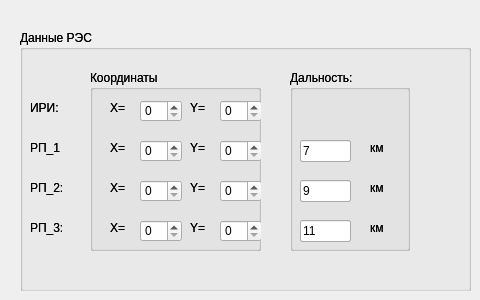
        <widget class="QWidget" name="page_6">
         <widget class="QGroupBox" name="groupBox_11">
          <property name="geometry">
           <rect>
            <x>20</x>
            <y>30</y>
            <width>451</width>
            <height>261</height>
           </rect>
          </property>
          <property name="title">
           <string>Данные РЭС</string>
          </property>
          <widget class="QLabel" name="label_60">
           <property name="geometry">
            <rect>
             <x>10</x>
             <y>70</y>
             <width>55</width>
             <height>16</height>
            </rect>
           </property>
           <property name="text">
            <string>ИРИ:</string>
           </property>
          </widget>
          <widget class="QLabel" name="label_61">
           <property name="geometry">
            <rect>
             <x>10</x>
             <y>110</y>
             <width>51</width>
             <height>16</height>
            </rect>
           </property>
           <property name="text">
            <string>PП_1</string>
           </property>
          </widget>
          <widget class="QLabel" name="label_62">
           <property name="geometry">
            <rect>
             <x>10</x>
             <y>150</y>
             <width>51</width>
             <height>16</height>
            </rect>
           </property>
           <property name="text">
            <string>РП_2:</string>
           </property>
          </widget>
          <widget class="QLabel" name="label_82">
           <property name="geometry">
            <rect>
             <x>10</x>
             <y>190</y>
             <width>51</width>
             <height>16</height>
            </rect>
           </property>
           <property name="text">
            <string>РП_3:</string>
           </property>
          </widget>
          <widget class="QGroupBox" name="groupBox_16">
           <property name="geometry">
            <rect>
             <x>270</x>
             <y>40</y>
             <width>120</width>
             <height>181</height>
            </rect>
           </property>
           <property name="title">
            <string>Дальность:</string>
           </property>
           <widget class="QLabel" name="label_84">
            <property name="geometry">
             <rect>
              <x>80</x>
              <y>70</y>
              <width>31</width>
              <height>16</height>
             </rect>
            </property>
            <property name="text">
             <string>км</string>
            </property>
           </widget>
           <widget class="QLabel" name="label_86">
            <property name="geometry">
             <rect>
              <x>80</x>
              <y>110</y>
              <width>31</width>
              <height>16</height>
             </rect>
            </property>
            <property name="text">
             <string>км</string>
            </property>
           </widget>
           <widget class="QLabel" name="label_87">
            <property name="geometry">
             <rect>
              <x>80</x>
              <y>150</y>
              <width>31</width>
              <height>16</height>
             </rect>
            </property>
            <property name="text">
             <string>км</string>
            </property>
           </widget>
           <widget class="QLineEdit" name="lineEdit_16">
            <property name="geometry">
             <rect>
              <x>10</x>
              <y>70</y>
              <width>51</width>
              <height>22</height>
             </rect>
            </property>
            <property name="text">
             <string>7</string>
            </property>
           </widget>
           <widget class="QLineEdit" name="lineEdit_19">
            <property name="geometry">
             <rect>
              <x>10</x>
              <y>110</y>
              <width>51</width>
              <height>22</height>
             </rect>
            </property>
            <property name="text">
             <string>9</string>
            </property>
           </widget>
           <widget class="QLineEdit" name="lineEdit_20">
            <property name="geometry">
             <rect>
              <x>10</x>
              <y>150</y>
              <width>51</width>
              <height>22</height>
             </rect>
            </property>
            <property name="text">
             <string>11</string>
            </property>
           </widget>
          </widget>
          <widget class="QGroupBox" name="groupBox_17">
           <property name="geometry">
            <rect>
             <x>70</x>
             <y>40</y>
             <width>171</width>
             <height>181</height>
            </rect>
           </property>
           <property name="title">
            <string>Координаты</string>
           </property>
           <widget class="QLabel" name="label_88">
            <property name="geometry">
             <rect>
              <x>20</x>
              <y>30</y>
              <width>55</width>
              <height>16</height>
             </rect>
            </property>
            <property name="text">
             <string>X=</string>
            </property>
            <property name="buddy">
             <cstring>spinBox_36</cstring>
            </property>
           </widget>
           <widget class="QSpinBox" name="spinBox_53">
            <property name="geometry">
             <rect>
              <x>50</x>
              <y>150</y>
              <width>42</width>
              <height>22</height>
             </rect>
            </property>
           </widget>
           <widget class="QSpinBox" name="spinBox_55">
            <property name="geometry">
             <rect>
              <x>50</x>
              <y>70</y>
              <width>42</width>
              <height>22</height>
             </rect>
            </property>
           </widget>
           <widget class="QLabel" name="label_89">
            <property name="geometry">
             <rect>
              <x>20</x>
              <y>70</y>
              <width>21</width>
              <height>16</height>
             </rect>
            </property>
            <property name="text">
             <string>X=</string>
            </property>
            <property name="buddy">
             <cstring>spinBox_30</cstring>
            </property>
           </widget>
           <widget class="QLabel" name="label_90">
            <property name="geometry">
             <rect>
              <x>20</x>
              <y>150</y>
              <width>21</width>
              <height>16</height>
             </rect>
            </property>
            <property name="text">
             <string>X=</string>
            </property>
            <property name="buddy">
             <cstring>spinBox_29</cstring>
            </property>
           </widget>
           <widget class="QLabel" name="label_91">
            <property name="geometry">
             <rect>
              <x>100</x>
              <y>150</y>
              <width>55</width>
              <height>16</height>
             </rect>
            </property>
            <property name="text">
             <string>Y=</string>
            </property>
            <property name="buddy">
             <cstring>spinBox_34</cstring>
            </property>
           </widget>
           <widget class="QSpinBox" name="spinBox_58">
            <property name="geometry">
             <rect>
              <x>50</x>
              <y>110</y>
              <width>42</width>
              <height>22</height>
             </rect>
            </property>
           </widget>
           <widget class="QLabel" name="label_92">
            <property name="geometry">
             <rect>
              <x>20</x>
              <y>110</y>
              <width>21</width>
              <height>16</height>
             </rect>
            </property>
            <property name="text">
             <string>X=</string>
            </property>
            <property name="buddy">
             <cstring>spinBox_31</cstring>
            </property>
           </widget>
           <widget class="QSpinBox" name="spinBox_59">
            <property name="geometry">
             <rect>
              <x>130</x>
              <y>70</y>
              <width>42</width>
              <height>22</height>
             </rect>
            </property>
           </widget>
           <widget class="QSpinBox" name="spinBox_61">
            <property name="geometry">
             <rect>
              <x>130</x>
              <y>30</y>
              <width>42</width>
              <height>22</height>
             </rect>
            </property>
           </widget>
           <widget class="QLabel" name="label_93">
            <property name="geometry">
             <rect>
              <x>100</x>
              <y>70</y>
              <width>51</width>
              <height>16</height>
             </rect>
            </property>
            <property name="text">
             <string>Y=</string>
            </property>
            <property name="buddy">
             <cstring>spinBox_32</cstring>
            </property>
           </widget>
           <widget class="QSpinBox" name="spinBox_62">
            <property name="geometry">
             <rect>
              <x>130</x>
              <y>150</y>
              <width>42</width>
              <height>22</height>
             </rect>
            </property>
           </widget>
           <widget class="QSpinBox" name="spinBox_63">
            <property name="geometry">
             <rect>
              <x>130</x>
              <y>110</y>
              <width>42</width>
              <height>22</height>
             </rect>
            </property>
           </widget>
           <widget class="QLabel" name="label_94">
            <property name="geometry">
             <rect>
              <x>100</x>
              <y>110</y>
              <width>55</width>
              <height>16</height>
             </rect>
            </property>
            <property name="text">
             <string>Y=</string>
            </property>
            <property name="buddy">
             <cstring>spinBox_35</cstring>
            </property>
           </widget>
           <widget class="QLabel" name="label_95">
            <property name="geometry">
             <rect>
              <x>100</x>
              <y>30</y>
              <width>55</width>
              <height>16</height>
             </rect>
            </property>
            <property name="text">
             <string>Y=</string>
            </property>
            <property name="buddy">
             <cstring>spinBox_33</cstring>
            </property>
           </widget>
           <widget class="QSpinBox" name="spinBox_64">
            <property name="geometry">
             <rect>
              <x>50</x>
              <y>30</y>
              <width>42</width>
              <height>22</height>
             </rect>
            </property>
           </widget>
          </widget>
          <widget class="QGroupBox" name="groupBox_18">
           <property name="geometry">
            <rect>
             <x>0</x>
             <y>0</y>
             <width>451</width>
             <height>321</height>
            </rect>
           </property>
           <property name="title">
            <string>Данные РЭС</string>
           </property>
           <widget class="QLabel" name="label_96">
            <property name="geometry">
             <rect>
              <x>10</x>
              <y>70</y>
              <width>55</width>
              <height>16</height>
             </rect>
            </property>
            <property name="text">
             <string>ИРИ:</string>
            </property>
           </widget>
           <widget class="QLabel" name="label_97">
            <property name="geometry">
             <rect>
              <x>10</x>
              <y>110</y>
              <width>51</width>
              <height>16</height>
             </rect>
            </property>
            <property name="text">
             <string>PП_1</string>
            </property>
           </widget>
           <widget class="QLabel" name="label_98">
            <property name="geometry">
             <rect>
              <x>10</x>
              <y>150</y>
              <width>51</width>
              <height>16</height>
             </rect>
            </property>
            <property name="text">
             <string>РП_2:</string>
            </property>
           </widget>
           <widget class="QLabel" name="label_99">
            <property name="geometry">
             <rect>
              <x>10</x>
              <y>190</y>
              <width>51</width>
              <height>16</height>
             </rect>
            </property>
            <property name="text">
             <string>РП_3:</string>
            </property>
           </widget>
           <widget class="QGroupBox" name="groupBox_19">
            <property name="geometry">
             <rect>
              <x>270</x>
              <y>40</y>
              <width>120</width>
              <height>181</height>
             </rect>
            </property>
            <property name="title">
             <string>Дальность:</string>
            </property>
            <widget class="QLabel" name="label_100">
             <property name="geometry">
              <rect>
               <x>80</x>
               <y>70</y>
               <width>31</width>
               <height>16</height>
              </rect>
             </property>
             <property name="text">
              <string>км</string>
             </property>
            </widget>
            <widget class="QLabel" name="label_101">
             <property name="geometry">
              <rect>
               <x>80</x>
               <y>110</y>
               <width>31</width>
               <height>16</height>
              </rect>
             </property>
             <property name="text">
              <string>км</string>
             </property>
            </widget>
            <widget class="QLabel" name="label_102">
             <property name="geometry">
              <rect>
               <x>80</x>
               <y>150</y>
               <width>31</width>
               <height>16</height>
              </rect>
             </property>
             <property name="text">
              <string>км</string>
             </property>
            </widget>
            <widget class="QLineEdit" name="lineEdit_21">
             <property name="geometry">
              <rect>
               <x>10</x>
               <y>70</y>
               <width>51</width>
               <height>22</height>
              </rect>
             </property>
             <property name="text">
              <string>7</string>
             </property>
            </widget>
            <widget class="QLineEdit" name="lineEdit_22">
             <property name="geometry">
              <rect>
               <x>10</x>
               <y>110</y>
               <width>51</width>
               <height>22</height>
              </rect>
             </property>
             <property name="text">
              <string>9</string>
             </property>
            </widget>
            <widget class="QLineEdit" name="lineEdit_23">
             <property name="geometry">
              <rect>
               <x>10</x>
               <y>150</y>
               <width>51</width>
               <height>22</height>
              </rect>
             </property>
             <property name="text">
              <string>11</string>
             </property>
            </widget>
           </widget>
           <widget class="QGroupBox" name="groupBox_20">
            <property name="geometry">
             <rect>
              <x>70</x>
              <y>40</y>
              <width>171</width>
              <height>181</height>
             </rect>
            </property>
            <property name="title">
             <string>Координаты</string>
            </property>
            <widget class="QLabel" name="label_103">
             <property name="geometry">
              <rect>
               <x>20</x>
               <y>30</y>
               <width>55</width>
               <height>16</height>
              </rect>
             </property>
             <property name="text">
              <string>X=</string>
             </property>
             <property name="buddy">
              <cstring>spinBox_36</cstring>
             </property>
            </widget>
            <widget class="QSpinBox" name="spinBox_65">
             <property name="geometry">
              <rect>
               <x>50</x>
               <y>150</y>
               <width>42</width>
               <height>22</height>
              </rect>
             </property>
            </widget>
            <widget class="QSpinBox" name="spinBox_66">
             <property name="geometry">
              <rect>
               <x>50</x>
               <y>70</y>
               <width>42</width>
               <height>22</height>
              </rect>
             </property>
            </widget>
            <widget class="QLabel" name="label_104">
             <property name="geometry">
              <rect>
               <x>20</x>
               <y>70</y>
               <width>21</width>
               <height>16</height>
              </rect>
             </property>
             <property name="text">
              <string>X=</string>
             </property>
             <property name="buddy">
              <cstring>spinBox_30</cstring>
             </property>
            </widget>
            <widget class="QLabel" name="label_105">
             <property name="geometry">
              <rect>
               <x>20</x>
               <y>150</y>
               <width>21</width>
               <height>16</height>
              </rect>
             </property>
             <property name="text">
              <string>X=</string>
             </property>
             <property name="buddy">
              <cstring>spinBox_29</cstring>
             </property>
            </widget>
            <widget class="QLabel" name="label_106">
             <property name="geometry">
              <rect>
               <x>100</x>
               <y>150</y>
               <width>55</width>
               <height>16</height>
              </rect>
             </property>
             <property name="text">
              <string>Y=</string>
             </property>
             <property name="buddy">
              <cstring>spinBox_34</cstring>
             </property>
            </widget>
            <widget class="QSpinBox" name="spinBox_67">
             <property name="geometry">
              <rect>
               <x>50</x>
               <y>110</y>
               <width>42</width>
               <height>22</height>
              </rect>
             </property>
            </widget>
            <widget class="QLabel" name="label_107">
             <property name="geometry">
              <rect>
               <x>20</x>
               <y>110</y>
               <width>21</width>
               <height>16</height>
              </rect>
             </property>
             <property name="text">
              <string>X=</string>
             </property>
             <property name="buddy">
              <cstring>spinBox_31</cstring>
             </property>
            </widget>
            <widget class="QSpinBox" name="spinBox_68">
             <property name="geometry">
              <rect>
               <x>130</x>
               <y>70</y>
               <width>42</width>
               <height>22</height>
              </rect>
             </property>
            </widget>
            <widget class="QSpinBox" name="spinBox_69">
             <property name="geometry">
              <rect>
               <x>130</x>
               <y>30</y>
               <width>42</width>
               <height>22</height>
              </rect>
             </property>
            </widget>
            <widget class="QLabel" name="label_108">
             <property name="geometry">
              <rect>
               <x>100</x>
               <y>70</y>
               <width>51</width>
               <height>16</height>
              </rect>
             </property>
             <property name="text">
              <string>Y=</string>
             </property>
             <property name="buddy">
              <cstring>spinBox_32</cstring>
             </property>
            </widget>
            <widget class="QSpinBox" name="spinBox_70">
             <property name="geometry">
              <rect>
               <x>130</x>
               <y>150</y>
               <width>42</width>
               <height>22</height>
              </rect>
             </property>
            </widget>
            <widget class="QSpinBox" name="spinBox_71">
             <property name="geometry">
              <rect>
               <x>130</x>
               <y>110</y>
               <width>42</width>
               <height>22</height>
              </rect>
             </property>
            </widget>
            <widget class="QLabel" name="label_109">
             <property name="geometry">
              <rect>
               <x>100</x>
               <y>110</y>
               <width>55</width>
               <height>16</height>
              </rect>
             </property>
             <property name="text">
              <string>Y=</string>
             </property>
             <property name="buddy">
              <cstring>spinBox_35</cstring>
             </property>
            </widget>
            <widget class="QLabel" name="label_110">
             <property name="geometry">
              <rect>
               <x>100</x>
               <y>30</y>
               <width>55</width>
               <height>16</height>
              </rect>
             </property>
             <property name="text">
              <string>Y=</string>
             </property>
             <property name="buddy">
              <cstring>spinBox_33</cstring>
             </property>
            </widget>
            <widget class="QSpinBox" name="spinBox_72">
             <property name="geometry">
              <rect>
               <x>50</x>
               <y>30</y>
               <width>42</width>
               <height>22</height>
              </rect>
             </property>
            </widget>
           </widget>
          </widget>
         </widget>
        </widget>
